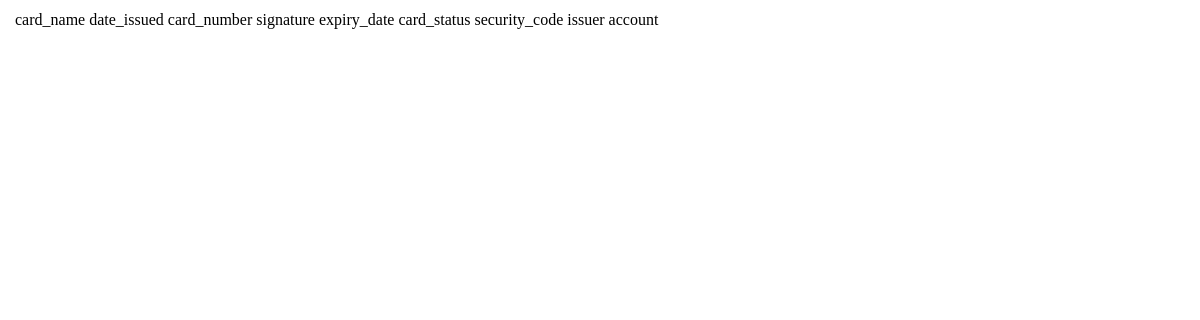
Page /wallet/cards/ on the earlier database version.
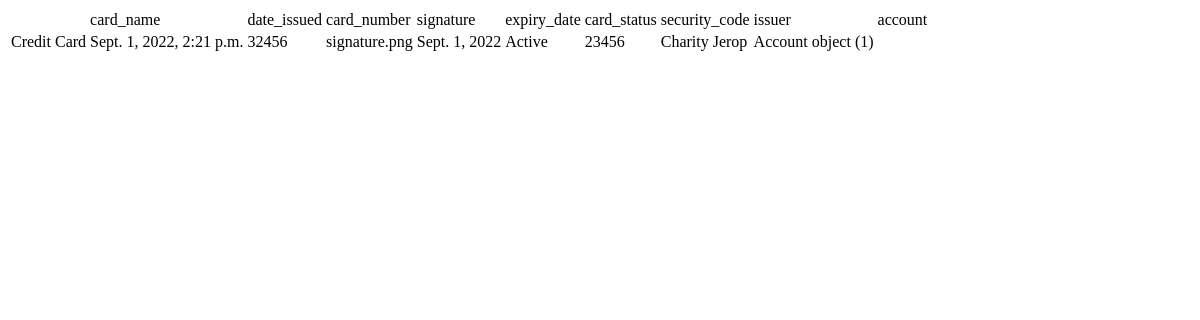
Same page on the later database version.
### wallet/models.py (models this page shows)
class Card(models.Model):
    card_name=models.CharField(max_length=25,null=True)
    date_issued=models.DateTimeField()
    card_number=models.CharField(max_length=15,null=True)
    signature=models.ImageField(max_length=15,null=True)
    expiry_date=models.DateField()
    card_status=models.CharField(max_length=15,null=True)
    security_code=models.PositiveSmallIntegerField()
    issuer=models.CharField(max_length=35,null=True)
    account=models.ForeignKey('Account', on_delete=models.CASCADE, related_name='Card_account',null=True)

class Account(models.Model):
    wallet=models.ForeignKey('Wallet', on_delete=models.CASCADE,related_name='Account_wallet',null=True)
    name=models.CharField(max_length=15,null=True)
    account_type=models.CharField(max_length=15,null=True)
    balance=models.IntegerField()
    account_type=models.CharField(max_length=23,null=True)

### wallet/views.py (the view)
# urls.py: path("cards/",views.list_Card,name = "register_cards"),
def list_Card(request):
        cards=Card.objects.all()
        return render(request,"wallet/list_card.html",{"cards":cards})

### wallet/templates/wallet/list_card.html (shortened to what this page needs)
<table>
    <th>
        <td> card_name </td>
        <td> date_issued </td>
        <td> card_number</td>
        <td> signature </td>
        <td> expiry_date </td>
        <td> card_status </td>
        <td> security_code </td>
        <td> issuer </td>
        <td> account </td>
    </th>
    {% for card in cards%}
    <tr>
        <td>{{ card.card_name}}</td>
        <td>{{ card.date_issued}}</td>
        <td>{{ card.card_number}}</td>
        <td>{{ card.signature}}</td>
        <td>{{ card.expiry_date}}</td>
        <td>{{ card.card_status}}</td>
        <td>{{ card.security_code}}</td>
        <td>{{ card.issuer}}</td>
        <td>{{ card.account}}</td>
    </tr>
    {% endfor%}
</table>

Differences in the rows shown:
added Card: card_name "Credit Card", date_issued "Sept. 1, 2022, 2:21 p.m.", card_number "32456", signature "signature.png", expiry_date "Sept. 1, 2022", card_status "Active", security_code "23456", issuer "Charity Jerop", account "Account object (1)"
